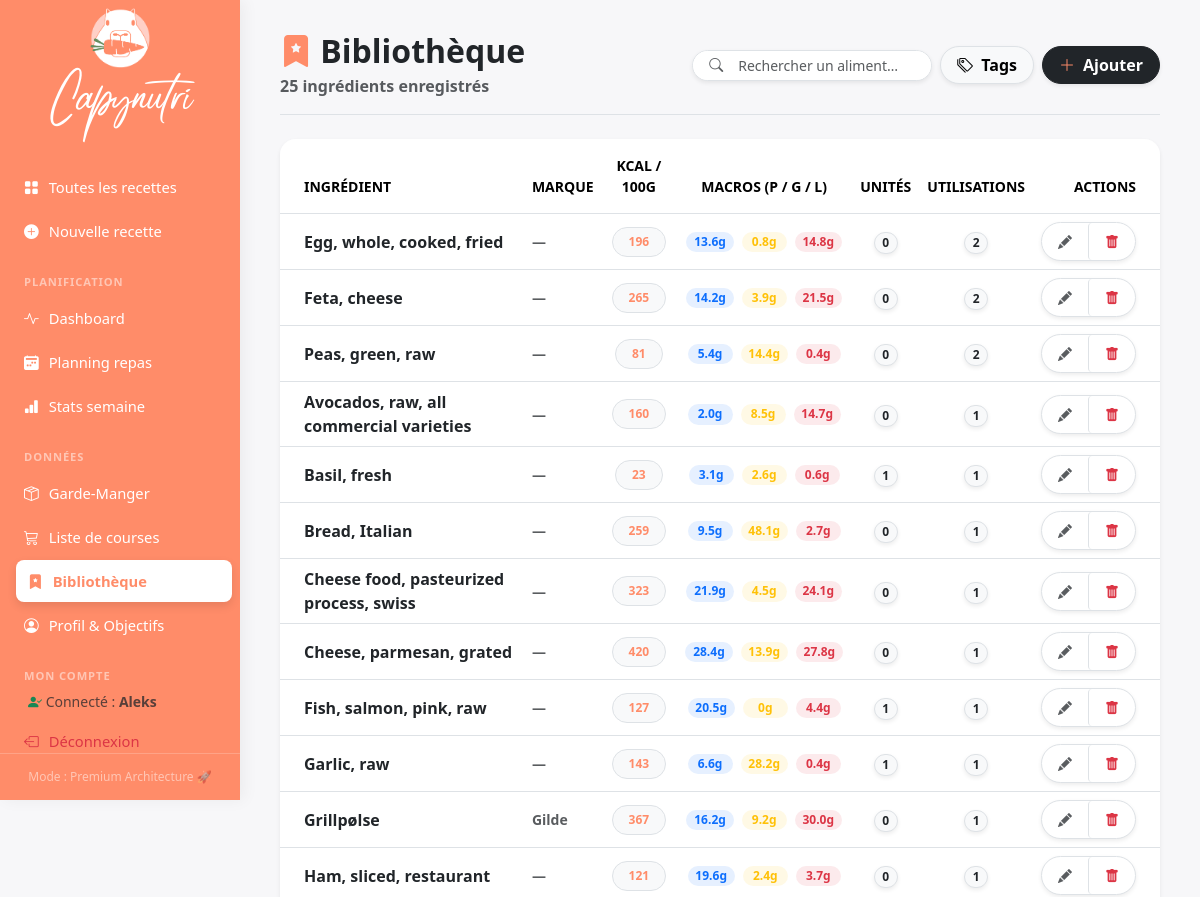
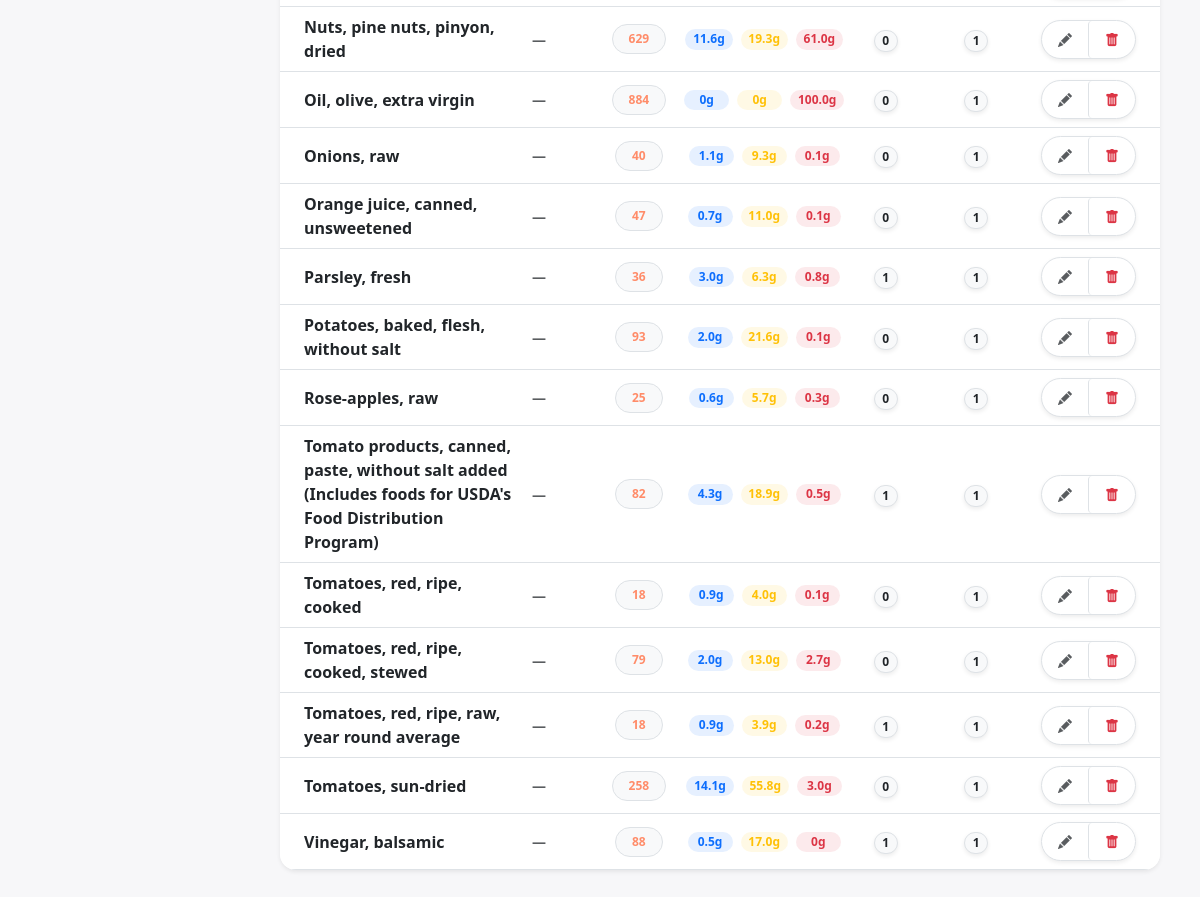
Page /library (signed in) on the committed database (2 pictures, top to bottom).
### tables this page shows
CREATE TABLE users (
                id INTEGER PRIMARY KEY AUTOINCREMENT,
                username TEXT UNIQUE NOT NULL,
                password_hash TEXT NOT NULL,
                created_at TIMESTAMP DEFAULT CURRENT_TIMESTAMP
            );

CREATE TABLE ingredient_library (
                id         INTEGER PRIMARY KEY AUTOINCREMENT,
                name       TEXT NOT NULL,
                search_key TEXT NOT NULL,
                brand      TEXT DEFAULT '',
                barcode    TEXT DEFAULT '',
    kcal_100g  REAL,
    protein_g_100g  REAL,
    carbs_g_100g  REAL,
    fat_g_100g  REAL,
    sugars_g_100g  REAL,
    fiber_g_100g  REAL,
    saturated_g_100g  REAL,
    monounsat_g_100g  REAL,
    polyunsat_g_100g  REAL,
    sodium_mg_100g  REAL,
    calcium_mg_100g  REAL,
    iron_mg_100g  REAL,
    potassium_mg_100g  REAL,
    magnesium_mg_100g  REAL,
    zinc_mg_100g  REAL,
    vit_a_mcg_100g  REAL,
    vit_c_mg_100g  REAL,
    vit_d_mcg_100g  REAL,
    vit_b1_mg_100g  REAL,
    vit_b2_mg_100g  REAL,
    vit_b3_mg_100g  REAL,
    vit_b6_mg_100g  REAL,
    vit_b9_mcg_100g  REAL,
    vit_b12_mcg_100g  REAL,
    cholesterol_mg_100g  REAL,
    trans_fat_g_100g  REAL,
    omega3_g_100g  REAL,
    omega6_g_100g  REAL,
    phosphorus_mg_100g  REAL,
    selenium_mcg_100g  REAL,
    copper_mg_100g  REAL,
    manganese_mg_100g  REAL,
    vit_e_mg_100g  REAL,
    vit_k_mcg_100g  REAL,
                _placeholder INTEGER,
                used_count INTEGER NOT NULL DEFAULT 1,
                updated_at TIMESTAMP DEFAULT CURRENT_TIMESTAMP
            , density_g_ml REAL);

### routes/library.py (the view)
@library_bp.route("/library")
@login_required
def library():
    search = request.args.get("q", "")
    return render_template("library.html", entries=crud.list_library(search=search), search=search)

### app.py (called while the page is built)
@login_manager.user_loader
def load_user(user_id):
    return crud.get_user_by_id(int(user_id))

@app.before_request
def require_login():
    if request.endpoint in PUBLIC_ENDPOINTS or current_user.is_authenticated:
        return None
    if request.endpoint:
        return redirect(url_for('auth.login'))
    return None

### crud.py (called while the page is built)
def get_user_by_id(user_id: int) -> Optional[User]:
    with get_connection() as conn:
        row = conn.execute("SELECT * FROM users WHERE id = ?", (user_id,)).fetchone()
        return User(id=row["id"], username=row["username"], password_hash=row["password_hash"]) if row else None

def list_library(search: str = "") -> list[dict]:
    sql = """
        SELECT il.id, il.name, il.brand, il.barcode, il.used_count, il.updated_at,
               il.density_g_ml,
               COUNT(iu.id) AS unit_count,
               kcal_100g, protein_g_100g, carbs_g_100g, fat_g_100g
        FROM ingredient_library il
        LEFT JOIN ingredient_units iu ON iu.library_id = il.id
        WHERE 1 = 1
    """
    params = []
    if search:
        sql += " AND (il.name LIKE ? OR il.brand LIKE ?)"
        params.extend([f"%{search}%", f"%{search}%"])
    sql += " GROUP BY il.id ORDER BY il.used_count DESC, il.name"
    with get_connection() as conn:
        return [dict(row) for row in conn.execute(sql, params)]

### db.py (called while the page is built)
def get_connection() -> sqlite3.Connection:
    conn = sqlite3.connect(DB_PATH)
    conn.row_factory = sqlite3.Row
    conn.execute("PRAGMA foreign_keys = ON")
    return conn

### templates/library.html (shortened to what this page needs)
{% extends "base.html" %}
{% block content %}
<div class="d-flex flex-column flex-md-row justify-content-between align-items-md-center mb-4 pb-3 border-bottom gap-3">
  <div>
    <h2 class="mb-1 fw-bold text-dark">
      <i class="bi bi-bookmark-star-fill text-accent"></i> Bibliothèque
    </h2>
    <span class="text-muted fw-bold">{{ entries|length }} ingrédient{{ 's' if entries|length != 1 }} enregistré{{ 's' if entries|length != 1 }}</span>
  </div>
  <div class="d-flex flex-wrap gap-2 align-items-center">
    <form method="get" action="{{ url_for('library.library') }}" class="d-flex gap-2 align-items-center m-0">
      <div class="input-group input-group-sm shadow-sm rounded-pill overflow-hidden border bg-white" style="width: 240px;">
        <span class="input-group-text bg-white border-0 text-muted ps-3"><i class="bi bi-search"></i></span>
        <input class="form-control border-0 bg-white shadow-none" name="q" placeholder="Rechercher un aliment…" value="{{ search }}">
      </div>
    </form>
    <a href="{{ url_for('library.library_tags') }}" class="btn btn-light border rounded-pill shadow-sm fw-bold px-3 d-flex align-items-center gap-2">
      <i class="bi bi-tags"></i> <span class="d-none d-sm-inline">Tags</span>
    </a>
    <a href="{{ url_for('library.library_add') }}" class="btn btn-dark rounded-pill shadow-sm fw-bold px-3 d-flex align-items-center gap-2">
      <i class="bi bi-plus-lg text-accent"></i> <span class="d-none d-sm-inline">Ajouter</span>
    </a>
  </div>
</div>
{% if entries %}
<div class="card border-0 shadow-sm rounded-4 overflow-hidden bg-white">
  <div class="table-responsive">
    <table class="table table-hover align-middle mb-0">
      <thead class="bg-light text-uppercase small fw-bold text-muted">
        <tr>
          <th class="ps-4 py-3 border-0">Ingrédient</th>
          <th class="py-3 border-0">Marque</th>
          <th class="py-3 border-0 text-center">kcal / 100g</th>
          <th class="py-3 border-0 text-center">Macros (P / G / L)</th>
          <th class="py-3 border-0 text-center">Unités</th>
          <th class="py-3 border-0 text-center">Utilisations</th>
          <th class="pe-4 py-3 border-0 text-end">Actions</th>
        </tr>
      </thead>
      <tbody class="border-top">
        {% for e in entries %}
        <tr>
          <td class="ps-4">
            <div class="fw-bold text-dark">{{ e.name }}</div>
          </td>
          <td class="text-muted small fw-bold">{{ e.brand or '—' }}</td>
          <td class="text-center">
            <span class="badge bg-light text-accent border rounded-pill px-3 py-2 fw-bold">
              {{ e.kcal_100g|round(0)|int if e.kcal_100g else '—' }}
            </span>
          </td>
          <td class="text-center">
            <div class="d-flex justify-content-center gap-2">
              <span class="badge bg-primary bg-opacity-10 text-primary rounded-pill border-primary border-opacity-25" style="min-width: 45px;">{{ e.protein_g_100g|round(1) if e.protein_g_100g else 0 }}g</span>
              <span class="badge bg-warning bg-opacity-10 text-warning rounded-pill border-warning border-opacity-25" style="min-width: 45px;">{{ e.carbs_g_100g|round(1) if e.carbs_g_100g else 0 }}g</span>
              <span class="badge bg-danger bg-opacity-10 text-danger rounded-pill border-danger border-opacity-25" style="min-width: 45px;">{{ e.fat_g_100g|round(1) if e.fat_g_100g else 0 }}g</span>
            </div>
          </td>
          <td class="text-center">
            <span class="badge rounded-pill bg-light text-dark border fw-bold shadow-sm" style="font-size: 0.75rem;">
              {{ e.unit_count or 0 }}
            </span>
          </td>
          <td class="text-center">
            <span class="badge rounded-pill bg-light text-dark border fw-bold shadow-sm" style="font-size: 0.75rem;">
              {{ e.used_count or 0 }}
            </span>
          </td>
          <td class="pe-4 text-end">
            <div class="btn-group shadow-sm rounded-pill overflow-hidden bg-white border">
              <a href="{{ url_for('library.library_edit', entry_id=e.id) }}" class="btn btn-sm btn-white border-0 py-2 px-3" title="Modifier">
                <i class="bi bi-pencil-fill text-muted"></i>
              </a>
              <form method="post" action="{{ url_for('library.library_delete', entry_id=e.id) }}" id="deleteForm{{ e.id }}" style="display:inline">
                <button type="button" onclick="confirmDeleteLib('{{ e.id }}', '{{ e.name|replace("'", "\\'") }}')" class="btn btn-sm btn-white border-0 py-2 px-3 border-start" title="Supprimer">
                  <i class="bi bi-trash-fill text-danger"></i>
                </button>
              </form>
            </div>
          </td>
        </tr>
        {% endfor %}
      </tbody>
    </table>
  </div>
</div>
{% endif %}
{% endblock %}

### templates/base.html (shortened to what this page needs)
<!DOCTYPE html>
<html lang="fr">
<head>
  <link href="https://cdn.jsdelivr.net/npm/bootstrap@5.3.3/dist/css/bootstrap.min.css" rel="stylesheet">
  <link href="https://cdn.jsdelivr.net/npm/bootstrap-icons@1.11.3/font/bootstrap-icons.css" rel="stylesheet">
  <link rel="stylesheet" href="{{ url_for('static', filename='css/dashboard.css') }}">
</head>
<body>
{% macro nav_link(endpoint, icon, text) %}
  <a href="{{ url_for(endpoint) }}" class="{{ 'active' if request.endpoint == endpoint else '' }}">
    <i class="bi {{ icon }}"></i> {{ text }}
  </a>
{% endmacro %}
<aside id="sidebar">
  <div class="brand d-flex flex-column align-items-center mb-4 mt-2">
    <img src="{{ url_for('static', filename='logo.png') }}" alt="Logo Capynutri" style="height: 60px; border-radius: 12px; margin-bottom: 10px;">
    <div style="font-family: 'Radicalis', cursive; color: #ffffff; font-size: 2.2rem; margin-top: -5px;">
      Capynutri
    </div>
  </div>
  <nav>
    <a href="{{ url_for('recipes.index') }}" class="{{ 'active' if request.endpoint == 'recipes.index' and not request.args.get('tag') else '' }}">
      <i class="bi bi-grid-fill"></i> Toutes les recettes
    </a>
    {{ nav_link('recipes.new_recipe', 'bi-plus-circle-fill', 'Nouvelle recette') }}
    <div class="nav-section">Planification</div>
    {{ nav_link('tracking.dashboard', 'bi-activity', 'Dashboard') }}
    {{ nav_link('planning.week_view', 'bi-calendar2-week-fill', 'Planning repas') }}
    {{ nav_link('tracking.week_stats', 'bi-bar-chart-fill', 'Stats semaine') }}
    <div class="nav-section">Données</div>
    {{ nav_link('planning.pantry', 'bi-box-seam', 'Garde-Manger') }}
    {{ nav_link('planning.shopping_list', 'bi-cart3', 'Liste de courses') }}
    <a href="{{ url_for('library.library') }}" class="{{ 'active' if request.endpoint in ['library.library', 'library.library_edit', 'library.library_tags'] else '' }}">
      <i class="bi bi-bookmark-star-fill"></i> Bibliothèque
    </a>
    {{ nav_link('tracking.profile', 'bi-person-circle', 'Profil & Objectifs') }}
    <div class="nav-section">Mon Compte</div>
    {% if current_user.is_authenticated %}
      <div class="px-3 mb-2 small text-muted">
        <i class="bi bi-person-check-fill text-success"></i> Connecté : <strong>{{ current_user.username }}</strong>
      </div>
      <a href="{{ url_for('auth.logout') }}" class="text-danger">
        <i class="bi bi-box-arrow-left"></i> Déconnexion
      </a>
    {% else %}
      {{ nav_link('auth.login', 'bi-box-arrow-in-right', 'Se connecter') }}
    {% endif %}
  </nav>
  <div class="sidebar-footer">Mode : Premium Architecture 🚀</div>
</aside>
<main id="main">
  {% block content %}{% endblock %}
</main>
</body>
</html>

### static/css/dashboard.css (style rules this page uses)
:root { --sidebar-width: 240px; --accent: #FF8C69; --accent-dark: #e8571a; --accent-green: #638F5A; --accent-soft: #FFCFC8; --sidebar-bg: #FF8C69; --sidebar-text: #ffffff; --sidebar-active: #ffffff; }
body { background: #f7f7f9; font-family: 'Segoe UI', system-ui, sans-serif; }
#sidebar { position: fixed; top: 0; left: 0; height: 100vh; width: var(--sidebar-width); background: var(--sidebar-bg); display: flex; flex-direction: column; z-index: 100; transition: transform .25s ease; box-shadow: 4px 0 15px rgba(0,0,0,0.05); }
#sidebar nav { padding: 16px 12px; flex: 1; overflow-y: auto; }
#sidebar nav a { display: flex; align-items: center; gap: 10px; padding: 10px 12px; border-radius: 8px; color: var(--sidebar-text); text-decoration: none; font-size: .92rem; margin-bottom: 2px; transition: background .15s, color .15s, transform .15s; }
#sidebar nav a.active { background: var(--sidebar-active); color: var(--accent); font-weight: 600; box-shadow: 0 4px 10px rgba(0,0,0,0.1); transform: translateX(4px); }
#sidebar nav .nav-section { font-size: .7rem; font-weight: 700; letter-spacing: .08em; text-transform: uppercase; color: rgba(255,255,255,.5); padding: 20px 12px 6px; }
#sidebar .sidebar-footer { padding: 14px 20px; font-size: .75rem; color: rgba(255,255,255,.5); border-top: 1px solid rgba(255,255,255,.2); text-align: center; }
#main { margin-left: var(--sidebar-width); min-height: 100vh; padding: 32px 40px; }
.text-accent { color: var(--accent) !important; }
.form-control, .form-select { border-radius: 8px; }

### rows in the picture
users: username "Aleks"
ingredient_library: name "Egg, whole, cooked, fried", brand "—", kcal_100g "196", protein_g_100g "13.6", carbs_g_100g "0.8", fat_g_100g "14.8", unit_count "0", used_count "2"
ingredient_library: name "Feta, cheese", brand "—", kcal_100g "265", protein_g_100g "14.2", carbs_g_100g "3.9", fat_g_100g "21.5", unit_count "0", used_count "2"
ingredient_library: name "Peas, green, raw", brand "—", kcal_100g "81", protein_g_100g "5.4", carbs_g_100g "14.4", fat_g_100g "0.4", unit_count "0", used_count "2"
ingredient_library: name "Avocados, raw, all commercial varieties", brand "—", kcal_100g "160", protein_g_100g "2.0", carbs_g_100g "8.5", fat_g_100g "14.7", unit_count "0", used_count "1"
ingredient_library: name "Basil, fresh", brand "—", kcal_100g "23", protein_g_100g "3.1", carbs_g_100g "2.6", fat_g_100g "0.6", used_count "1"
ingredient_library: name "Bread, Italian", brand "—", kcal_100g "259", protein_g_100g "9.5", carbs_g_100g "48.1", fat_g_100g "2.7", unit_count "0", used_count "1"
ingredient_library: name "Cheese food, pasteurized process, swiss", brand "—", kcal_100g "323", protein_g_100g "21.9", carbs_g_100g "4.5", fat_g_100g "24.1", unit_count "0", used_count "1"
ingredient_library: name "Cheese, parmesan, grated", brand "—", kcal_100g "420", protein_g_100g "28.4", carbs_g_100g "13.9", fat_g_100g "27.8", unit_count "0", used_count "1"
ingredient_library: name "Fish, salmon, pink, raw", brand "—", kcal_100g "127", protein_g_100g "20.5", carbs_g_100g "0", fat_g_100g "4.4", used_count "1"
ingredient_library: name "Garlic, raw", brand "—", kcal_100g "143", protein_g_100g "6.6", carbs_g_100g "28.2", fat_g_100g "0.4", used_count "1"
ingredient_library: name "Grillpølse", brand "Gilde", kcal_100g "367", protein_g_100g "16.2", carbs_g_100g "9.2", fat_g_100g "30.0", unit_count "0", used_count "1"
ingredient_library: name "Ham, sliced, restaurant", brand "—", kcal_100g "121", protein_g_100g "19.6", carbs_g_100g "2.4", fat_g_100g "3.7", unit_count "0", used_count "1"
ingredient_library: name "Nuts, pine nuts, pinyon, dried", brand "—", kcal_100g "629", protein_g_100g "11.6", carbs_g_100g "19.3", fat_g_100g "61.0", unit_count "0", used_count "1"
ingredient_library: name "Oil, olive, extra virgin", brand "—", kcal_100g "884", protein_g_100g "0", carbs_g_100g "0", fat_g_100g "100.0", unit_count "0", used_count "1"
ingredient_library: name "Onions, raw", brand "—", kcal_100g "40", protein_g_100g "1.1", carbs_g_100g "9.3", fat_g_100g "0.1", unit_count "0", used_count "1"
ingredient_library: name "Orange juice, canned, unsweetened", brand "—", kcal_100g "47", protein_g_100g "0.7", carbs_g_100g "11.0", fat_g_100g "0.1", unit_count "0", used_count "1"
ingredient_library: name "Parsley, fresh", brand "—", kcal_100g "36", protein_g_100g "3.0", carbs_g_100g "6.3", fat_g_100g "0.8", used_count "1"
ingredient_library: name "Potatoes, baked, flesh, without salt", brand "—", kcal_100g "93", protein_g_100g "2.0", carbs_g_100g "21.6", fat_g_100g "0.1", unit_count "0", used_count "1"
ingredient_library: name "Rose-apples, raw", brand "—", kcal_100g "25", protein_g_100g "0.6", carbs_g_100g "5.7", fat_g_100g "0.3", unit_count "0", used_count "1"
ingredient_library: name "Tomato products, canned, paste, without salt added (Includes foods for USDA's Food Distribution Program)", brand "—", kcal_100g "82", protein_g_100g "4.3", carbs_g_100g "18.9", fat_g_100g "0.5", used_count "1"
ingredient_library: name "Tomatoes, red, ripe, cooked", brand "—", kcal_100g "18", protein_g_100g "0.9", carbs_g_100g "4.0", fat_g_100g "0.1", unit_count "0", used_count "1"
ingredient_library: name "Tomatoes, red, ripe, cooked, stewed", brand "—", kcal_100g "79", protein_g_100g "2.0", carbs_g_100g "13.0", fat_g_100g "2.7", unit_count "0", used_count "1"
ingredient_library: name "Tomatoes, red, ripe, raw, year round average", brand "—", kcal_100g "18", protein_g_100g "0.9", carbs_g_100g "3.9", fat_g_100g "0.2", used_count "1"
ingredient_library: name "Tomatoes, sun-dried", brand "—", kcal_100g "258", protein_g_100g "14.1", carbs_g_100g "55.8", fat_g_100g "3.0", unit_count "0", used_count "1"
ingredient_library: name "Vinegar, balsamic", brand "—", kcal_100g "88", protein_g_100g "0.5", carbs_g_100g "17.0", fat_g_100g "0", used_count "1"

### other values in the picture
{{ text }} "Nouvelle recette Dashboard Planning repas Stats semaine Garde-Manger Liste de courses Profil & Objectifs"
{{ entries|length }} "25"
{{ 's' if entries|length != 1 }} "s"
